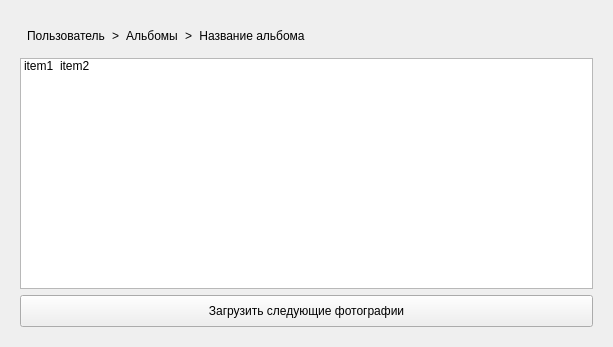
<?xml version="1.0" encoding="UTF-8"?>
<ui version="4.0">
 <class>VkPagePhotos</class>
 <widget class="QWidget" name="VkPagePhotos">
  <property name="geometry">
   <rect>
    <x>0</x>
    <y>0</y>
    <width>613</width>
    <height>347</height>
   </rect>
  </property>
  <property name="windowTitle">
   <string>Form</string>
  </property>
  <layout class="QVBoxLayout" name="mainLayout">
   <item>
    <widget class="QWidget" name="widgetStateLoaded" native="true">
     <layout class="QVBoxLayout" name="verticalLayout">
      <item>
       <layout class="QHBoxLayout" name="horizontalLayout">
        <property name="spacing">
         <number>0</number>
        </property>
        <item>
         <widget class="QToolButton" name="buttonUser">
          <property name="minimumSize">
           <size>
            <width>32</width>
            <height>32</height>
           </size>
          </property>
          <property name="text">
           <string>Пользователь</string>
          </property>
          <property name="autoRaise">
           <bool>true</bool>
          </property>
         </widget>
        </item>
        <item>
         <widget class="QLabel" name="label">
          <property name="text">
           <string>&gt;</string>
          </property>
         </widget>
        </item>
        <item>
         <widget class="QToolButton" name="buttonAlbums">
          <property name="minimumSize">
           <size>
            <width>32</width>
            <height>32</height>
           </size>
          </property>
          <property name="text">
           <string>Альбомы</string>
          </property>
          <property name="autoRaise">
           <bool>true</bool>
          </property>
         </widget>
        </item>
        <item>
         <widget class="QLabel" name="label_2">
          <property name="text">
           <string>&gt;</string>
          </property>
         </widget>
        </item>
        <item>
         <widget class="QToolButton" name="buttonAlbum">
          <property name="minimumSize">
           <size>
            <width>32</width>
            <height>32</height>
           </size>
          </property>
          <property name="text">
           <string>Название альбома</string>
          </property>
          <property name="autoRaise">
           <bool>true</bool>
          </property>
         </widget>
        </item>
        <item>
         <spacer name="horizontalSpacer">
          <property name="orientation">
           <enum>Qt::Horizontal</enum>
          </property>
          <property name="sizeHint" stdset="0">
           <size>
            <width>40</width>
            <height>20</height>
           </size>
          </property>
         </spacer>
        </item>
       </layout>
      </item>
      <item>
       <widget class="QListWidget" name="listPhotos">
        <property name="editTriggers">
         <set>QAbstractItemView::NoEditTriggers</set>
        </property>
        <property name="iconSize">
         <size>
          <width>128</width>
          <height>128</height>
         </size>
        </property>
        <property name="flow">
         <enum>QListView::LeftToRight</enum>
        </property>
        <property name="isWrapping" stdset="0">
         <bool>true</bool>
        </property>
        <property name="uniformItemSizes">
         <bool>true</bool>
        </property>
        <item>
         <property name="text">
          <string>item1</string>
         </property>
         <property name="icon">
          <iconset resource="../res/resource.qrc">
           <normaloff>:/icons/icon.svg</normaloff>:/icons/icon.svg</iconset>
         </property>
        </item>
        <item>
         <property name="text">
          <string>item2</string>
         </property>
         <property name="icon">
          <iconset resource="../res/resource.qrc">
           <normaloff>:/icons/icon.svg</normaloff>:/icons/icon.svg</iconset>
         </property>
        </item>
       </widget>
      </item>
      <item>
       <widget class="QToolButton" name="buttonLoadMore">
        <property name="sizePolicy">
         <sizepolicy hsizetype="Preferred" vsizetype="Fixed">
          <horstretch>0</horstretch>
          <verstretch>0</verstretch>
         </sizepolicy>
        </property>
        <property name="minimumSize">
         <size>
          <width>32</width>
          <height>32</height>
         </size>
        </property>
        <property name="text">
         <string>Загрузить следующие фотографии</string>
        </property>
       </widget>
      </item>
     </layout>
    </widget>
   </item>
  </layout>
 </widget>
 <resources>
  <include location="../res/resource.qrc"/>
 </resources>
 <connections/>
</ui>
